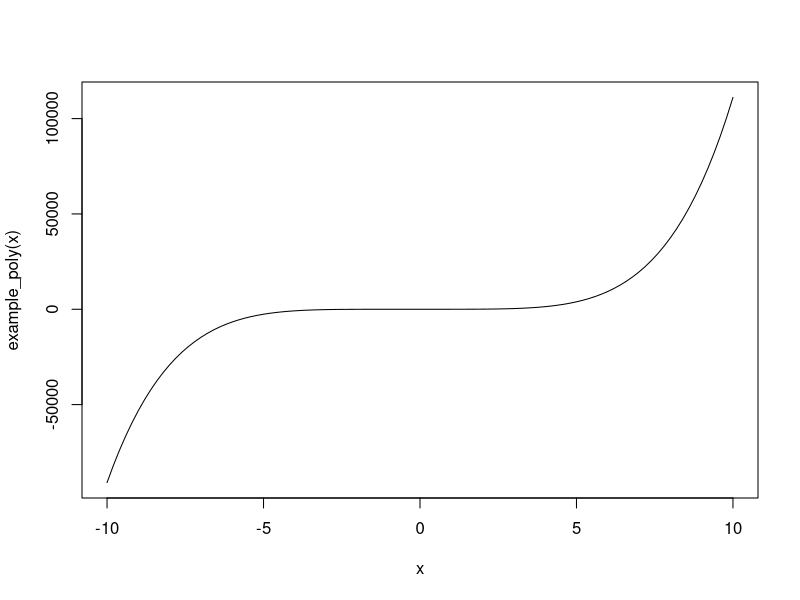
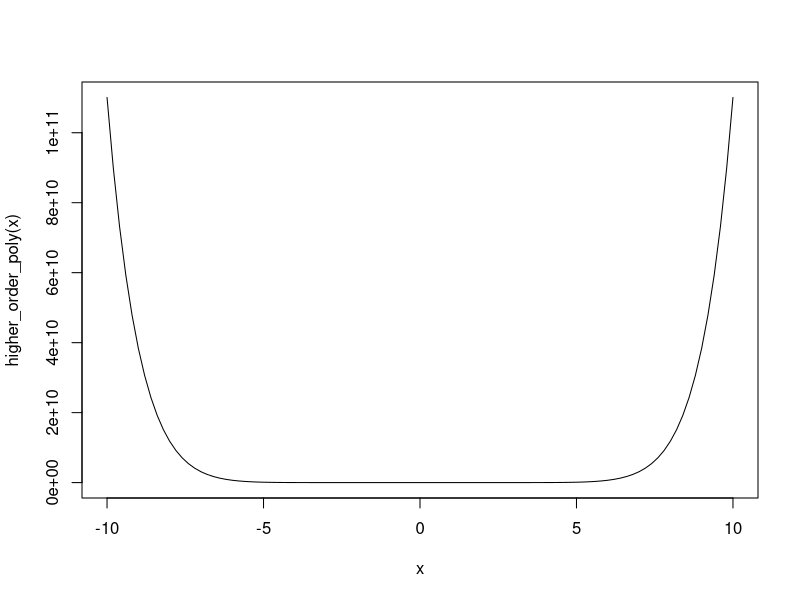

Reproduce these figures in R, in order.
## ---- chunk 1
knitr::opts_chunk$set(echo = TRUE)
## ---- chunk 2
library(statmod)
# Calculate nodes and weights where n = 3
gauss_3 <- gauss.quad(n = 3, kind = "legendre")
# where n = 8
gauss_8 <- gauss.quad(n = 8, kind = "legendre")
## ---- chunk 3
example_poly <- function(x) 1 + x + x^2 + x^3 + x^4 + x^5
curve(example_poly, from = -10, to = 10)
## ---- chunk 4
gauss_legendre_approx <- function(f, gauss_quad_output) {
  weights <- gauss_quad_output$weights
  nodes <- gauss_quad_output$nodes
  approx <- sum(weights * f(nodes))
  return(approx)
}

gauss_legendre_approx(example_poly, gauss_3)
## ---- chunk 5
higher_order_poly <- function(x) 1 + x + x^2 + x^3 + x^4 + x^5 + x^8 + 11*x^10
curve(higher_order_poly, from = -10, to = 10)

gauss_legendre_approx(higher_order_poly, gauss_3)
gauss_legendre_approx(higher_order_poly, gauss_8)
